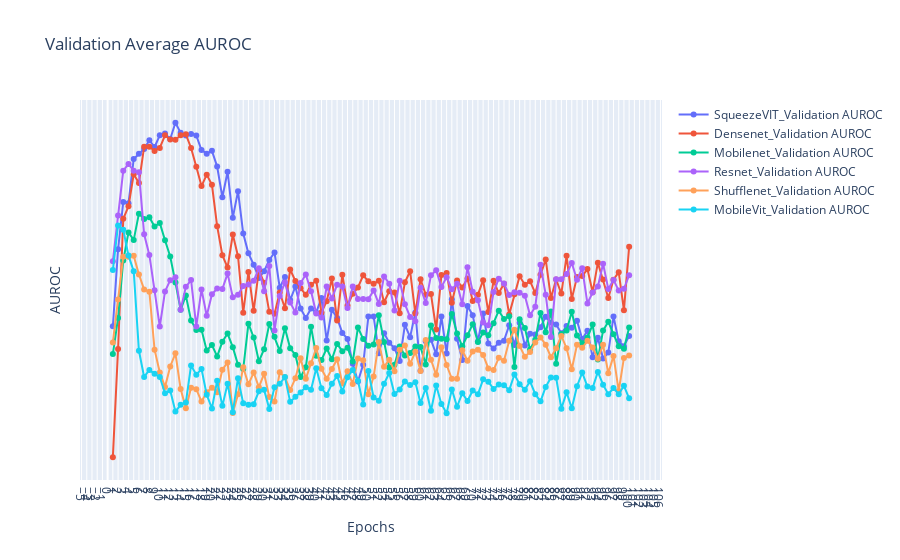

Write notebook code for a chart like this one.
### Code cell
import plotly.graph_objects as go

# Create the interactive plot
fig = go.Figure()
for exps in val_auroc_data.keys():
    # plt.plot(epochs, loss_data[exps][0], label=exps + 'Train Loss', marker='o')
    # plt.plot(epochs, loss_data[exps][1], label=exps + 'Validation Loss', marker='o')
    # fig.add_trace(go.Scatter(x=epochs, y=auroc_data[exps][0], mode='lines+markers', name=exps + '_Train Loss'))
    fig.add_trace(go.Scatter(x=epochs, y=val_auroc_data[exps], mode='lines+markers', name=exps + '_Validation AUROC'))
# fig.add_trace(go.Scatter(x=epochs, y=train_loss, mode='lines+markers', name='Train Loss'))
# fig.add_trace(go.Scatter(x=epochs, y=val_loss, mode='lines+markers', name='Validation Loss'))

fig.update_layout(
    title='Validation Average AUROC',
    xaxis_title='Epochs',
    yaxis_title='AUROC',
    xaxis=dict(tickmode='linear'),
    yaxis=dict(tickmode='linear'),
    # legend=dict(x=0, y=1),
    # grid=dict(),
)

fig.show()
